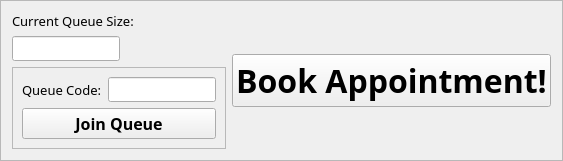
             <widget class="QFrame" name="frame_7">
              <property name="font">
               <font>
                <family>Bahnschrift</family>
               </font>
              </property>
              <property name="frameShape">
               <enum>QFrame::StyledPanel</enum>
              </property>
              <property name="frameShadow">
               <enum>QFrame::Sunken</enum>
              </property>
              <layout class="QGridLayout" name="gridLayout_8">
               <item row="0" column="0">
                <widget class="QLabel" name="label_45">
                 <property name="font">
                  <font>
                   <family>Bahnschrift</family>
                   <pointsize>10</pointsize>
                   <weight>50</weight>
                   <bold>false</bold>
                  </font>
                 </property>
                 <property name="text">
                  <string>Current Queue Size:</string>
                 </property>
                </widget>
               </item>
               <item row="2" column="0">
                <widget class="QFrame" name="frame_8">
                 <property name="frameShape">
                  <enum>QFrame::StyledPanel</enum>
                 </property>
                 <property name="frameShadow">
                  <enum>QFrame::Sunken</enum>
                 </property>
                 <layout class="QFormLayout" name="formLayout_2">
                  <item row="0" column="0">
                   <widget class="QLabel" name="label_37">
                    <property name="font">
                     <font>
                      <family>Bahnschrift</family>
                      <pointsize>10</pointsize>
                      <weight>50</weight>
                      <bold>false</bold>
                     </font>
                    </property>
                    <property name="text">
                     <string>Queue Code:</string>
                    </property>
                   </widget>
                  </item>
                  <item row="0" column="1">
                   <widget class="QLineEdit" name="enterQueueCode">
                    <property name="sizePolicy">
                     <sizepolicy hsizetype="Minimum" vsizetype="Fixed">
                      <horstretch>0</horstretch>
                      <verstretch>0</verstretch>
                     </sizepolicy>
                    </property>
                   </widget>
                  </item>
                  <item row="1" column="0" colspan="2">
                   <widget class="QPushButton" name="joinQueueButton">
                    <property name="font">
                     <font>
                      <family>Bahnschrift SemiBold</family>
                      <pointsize>12</pointsize>
                      <weight>75</weight>
                      <bold>true</bold>
                     </font>
                    </property>
                    <property name="text">
                     <string>Join Queue</string>
                    </property>
                   </widget>
                  </item>
                 </layout>
                </widget>
               </item>
               <item row="0" column="1" rowspan="3">
                <widget class="QPushButton" name="studentBookAppointment">
                 <property name="sizePolicy">
                  <sizepolicy hsizetype="Expanding" vsizetype="Fixed">
                   <horstretch>0</horstretch>
                   <verstretch>0</verstretch>
                  </sizepolicy>
                 </property>
                 <property name="font">
                  <font>
                   <family>Bahnschrift SemiBold</family>
                   <pointsize>24</pointsize>
                   <weight>75</weight>
                   <bold>true</bold>
                  </font>
                 </property>
                 <property name="text">
                  <string>Book Appointment!</string>
                 </property>
                </widget>
               </item>
               <item row="1" column="0">
                <widget class="QLineEdit" name="queueSizeBox">
                 <property name="sizePolicy">
                  <sizepolicy hsizetype="Fixed" vsizetype="Fixed">
                   <horstretch>0</horstretch>
                   <verstretch>0</verstretch>
                  </sizepolicy>
                 </property>
                 <property name="readOnly">
                  <bool>true</bool>
                 </property>
                </widget>
               </item>
              </layout>
             </widget>
